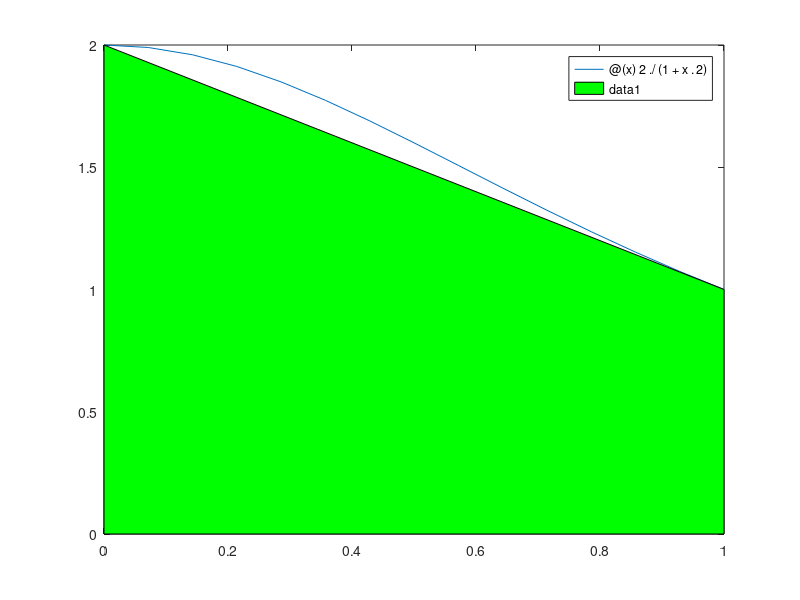

MATLAB code to generate this figure:
clear;
clc;

a=0; b=1;
f = @(x) 2./(1+x.^2);

int = integral(f,a,b) 

%a)
int_trapez = (b-a)/2*(f(a)+f(b)) 

%b
fplot(f,[a,b]);
hold on
fill([0,0,1,1],[0,f(0),f(1),0],'g');

%c)
int_simpsons = (b-a)/6*(f(a)+4*f((b-a)/2) + f(b))
